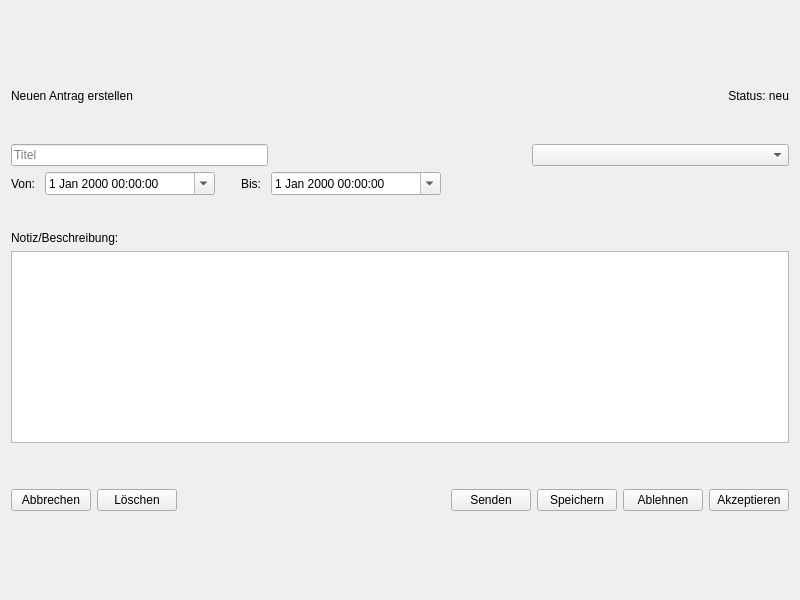
<?xml version="1.0" encoding="UTF-8"?>
<ui version="4.0">
 <class>AntragDetails</class>
 <widget class="QWidget" name="AntragDetails">
  <property name="geometry">
   <rect>
    <x>0</x>
    <y>0</y>
    <width>800</width>
    <height>600</height>
   </rect>
  </property>
  <property name="windowTitle">
   <string>Form</string>
  </property>
  <layout class="QVBoxLayout" name="verticalLayout_2">
   <item>
    <spacer name="verticalSpacer_3">
     <property name="orientation">
      <enum>Qt::Vertical</enum>
     </property>
     <property name="sizeHint" stdset="0">
      <size>
       <width>20</width>
       <height>40</height>
      </size>
     </property>
    </spacer>
   </item>
   <item>
    <layout class="QVBoxLayout" name="verticalLayout">
     <item>
      <layout class="QHBoxLayout" name="horizontalLayout_4">
       <item>
        <widget class="QLabel" name="header">
         <property name="text">
          <string>Neuen Antrag erstellen</string>
         </property>
        </widget>
       </item>
       <item>
        <widget class="QLabel" name="label_status">
         <property name="minimumSize">
          <size>
           <width>150</width>
           <height>0</height>
          </size>
         </property>
         <property name="text">
          <string>Status: neu</string>
         </property>
         <property name="alignment">
          <set>Qt::AlignRight|Qt::AlignTrailing|Qt::AlignVCenter</set>
         </property>
        </widget>
       </item>
      </layout>
     </item>
     <item>
      <spacer name="verticalSpacer">
       <property name="orientation">
        <enum>Qt::Vertical</enum>
       </property>
       <property name="sizeType">
        <enum>QSizePolicy::Preferred</enum>
       </property>
       <property name="sizeHint" stdset="0">
        <size>
         <width>20</width>
         <height>15</height>
        </size>
       </property>
      </spacer>
     </item>
     <item>
      <widget class="QLabel" name="userdata">
       <property name="text">
        <string/>
       </property>
      </widget>
     </item>
     <item>
      <layout class="QHBoxLayout" name="horizontalLayout_2">
       <item>
        <widget class="QLineEdit" name="titel_field">
         <property name="minimumSize">
          <size>
           <width>200</width>
           <height>0</height>
          </size>
         </property>
         <property name="placeholderText">
          <string>Titel</string>
         </property>
         <property name="input_type" stdset="0">
          <string>text</string>
         </property>
        </widget>
       </item>
       <item>
        <spacer name="horizontalSpacer">
         <property name="orientation">
          <enum>Qt::Horizontal</enum>
         </property>
         <property name="sizeHint" stdset="0">
          <size>
           <width>40</width>
           <height>20</height>
          </size>
         </property>
        </spacer>
       </item>
       <item>
        <widget class="QComboBox" name="antrag_type">
         <property name="sizePolicy">
          <sizepolicy hsizetype="Expanding" vsizetype="Fixed">
           <horstretch>0</horstretch>
           <verstretch>0</verstretch>
          </sizepolicy>
         </property>
         <property name="minimumSize">
          <size>
           <width>150</width>
           <height>0</height>
          </size>
         </property>
        </widget>
       </item>
      </layout>
     </item>
     <item>
      <layout class="QHBoxLayout" name="horizontalLayout">
       <item>
        <widget class="QLabel" name="label">
         <property name="sizePolicy">
          <sizepolicy hsizetype="Maximum" vsizetype="Preferred">
           <horstretch>0</horstretch>
           <verstretch>0</verstretch>
          </sizepolicy>
         </property>
         <property name="text">
          <string>Von: </string>
         </property>
        </widget>
       </item>
       <item>
        <widget class="QDateTimeEdit" name="startzeit_edit">
         <property name="minimumSize">
          <size>
           <width>170</width>
           <height>0</height>
          </size>
         </property>
         <property name="maximumSize">
          <size>
           <width>200</width>
           <height>16777215</height>
          </size>
         </property>
         <property name="buttonSymbols">
          <enum>QAbstractSpinBox::NoButtons</enum>
         </property>
         <property name="calendarPopup">
          <bool>true</bool>
         </property>
         <property name="type" stdset="0">
          <string>editable</string>
         </property>
        </widget>
       </item>
       <item>
        <spacer name="horizontalSpacer_4">
         <property name="orientation">
          <enum>Qt::Horizontal</enum>
         </property>
         <property name="sizeType">
          <enum>QSizePolicy::Preferred</enum>
         </property>
         <property name="sizeHint" stdset="0">
          <size>
           <width>20</width>
           <height>20</height>
          </size>
         </property>
        </spacer>
       </item>
       <item>
        <widget class="QLabel" name="label_2">
         <property name="sizePolicy">
          <sizepolicy hsizetype="Maximum" vsizetype="Preferred">
           <horstretch>0</horstretch>
           <verstretch>0</verstretch>
          </sizepolicy>
         </property>
         <property name="text">
          <string>Bis: </string>
         </property>
        </widget>
       </item>
       <item>
        <widget class="QDateTimeEdit" name="endzeit_edit">
         <property name="minimumSize">
          <size>
           <width>170</width>
           <height>0</height>
          </size>
         </property>
         <property name="maximumSize">
          <size>
           <width>200</width>
           <height>16777215</height>
          </size>
         </property>
         <property name="buttonSymbols">
          <enum>QAbstractSpinBox::NoButtons</enum>
         </property>
         <property name="calendarPopup">
          <bool>true</bool>
         </property>
         <property name="type" stdset="0">
          <string>editable</string>
         </property>
        </widget>
       </item>
       <item>
        <spacer name="horizontalSpacer_3">
         <property name="orientation">
          <enum>Qt::Horizontal</enum>
         </property>
         <property name="sizeHint" stdset="0">
          <size>
           <width>40</width>
           <height>20</height>
          </size>
         </property>
        </spacer>
       </item>
      </layout>
     </item>
     <item>
      <widget class="QLabel" name="error_text">
       <property name="text">
        <string/>
       </property>
       <property name="alignment">
        <set>Qt::AlignJustify|Qt::AlignVCenter</set>
       </property>
      </widget>
     </item>
     <item>
      <spacer name="verticalSpacer_5">
       <property name="orientation">
        <enum>Qt::Vertical</enum>
       </property>
       <property name="sizeType">
        <enum>QSizePolicy::Preferred</enum>
       </property>
       <property name="sizeHint" stdset="0">
        <size>
         <width>20</width>
         <height>10</height>
        </size>
       </property>
      </spacer>
     </item>
     <item>
      <widget class="QLabel" name="label_3">
       <property name="text">
        <string>Notiz/Beschreibung:</string>
       </property>
      </widget>
     </item>
     <item>
      <widget class="QPlainTextEdit" name="notiz">
       <property name="maximumSize">
        <size>
         <width>16777215</width>
         <height>350</height>
        </size>
       </property>
      </widget>
     </item>
     <item>
      <spacer name="verticalSpacer_2">
       <property name="orientation">
        <enum>Qt::Vertical</enum>
       </property>
       <property name="sizeType">
        <enum>QSizePolicy::Preferred</enum>
       </property>
       <property name="sizeHint" stdset="0">
        <size>
         <width>20</width>
         <height>40</height>
        </size>
       </property>
      </spacer>
     </item>
     <item>
      <layout class="QHBoxLayout" name="horizontalLayout_3">
       <item>
        <widget class="QPushButton" name="button_abbrechen">
         <property name="cursor">
          <cursorShape>PointingHandCursor</cursorShape>
         </property>
         <property name="text">
          <string>Abbrechen</string>
         </property>
        </widget>
       </item>
       <item>
        <widget class="QPushButton" name="button_loeschen">
         <property name="cursor">
          <cursorShape>PointingHandCursor</cursorShape>
         </property>
         <property name="text">
          <string>Löschen</string>
         </property>
         <property name="color" stdset="0">
          <string>delete</string>
         </property>
        </widget>
       </item>
       <item>
        <spacer name="horizontalSpacer_2">
         <property name="orientation">
          <enum>Qt::Horizontal</enum>
         </property>
         <property name="sizeHint" stdset="0">
          <size>
           <width>40</width>
           <height>20</height>
          </size>
         </property>
        </spacer>
       </item>
       <item>
        <widget class="QPushButton" name="button_senden">
         <property name="cursor">
          <cursorShape>PointingHandCursor</cursorShape>
         </property>
         <property name="text">
          <string>Senden</string>
         </property>
        </widget>
       </item>
       <item>
        <widget class="QPushButton" name="button_speichern">
         <property name="cursor">
          <cursorShape>PointingHandCursor</cursorShape>
         </property>
         <property name="text">
          <string>Speichern</string>
         </property>
        </widget>
       </item>
       <item>
        <widget class="QPushButton" name="button_ablehnen">
         <property name="cursor">
          <cursorShape>PointingHandCursor</cursorShape>
         </property>
         <property name="text">
          <string>Ablehnen</string>
         </property>
        </widget>
       </item>
       <item>
        <widget class="QPushButton" name="button_akzeptieren">
         <property name="cursor">
          <cursorShape>PointingHandCursor</cursorShape>
         </property>
         <property name="text">
          <string>Akzeptieren</string>
         </property>
        </widget>
       </item>
      </layout>
     </item>
    </layout>
   </item>
   <item>
    <spacer name="verticalSpacer_4">
     <property name="orientation">
      <enum>Qt::Vertical</enum>
     </property>
     <property name="sizeHint" stdset="0">
      <size>
       <width>20</width>
       <height>40</height>
      </size>
     </property>
    </spacer>
   </item>
  </layout>
 </widget>
 <resources/>
 <connections/>
</ui>
